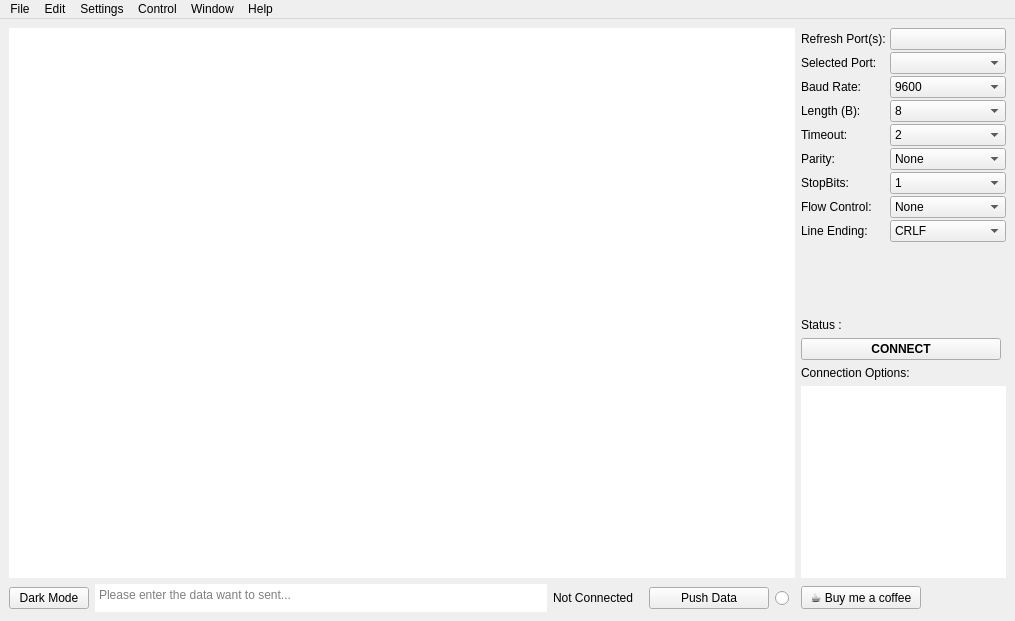
<?xml version="1.0" encoding="UTF-8"?>
<ui version="4.0">
 <class>main_window</class>
 <widget class="QMainWindow" name="main_window">
  <property name="geometry">
   <rect>
    <x>0</x>
    <y>0</y>
    <width>1015</width>
    <height>621</height>
   </rect>
  </property>
  <property name="sizePolicy">
   <sizepolicy hsizetype="Fixed" vsizetype="Fixed">
    <horstretch>0</horstretch>
    <verstretch>0</verstretch>
   </sizepolicy>
  </property>
  <property name="minimumSize">
   <size>
    <width>0</width>
    <height>0</height>
   </size>
  </property>
  <property name="maximumSize">
   <size>
    <width>9290</width>
    <height>4095</height>
   </size>
  </property>
  <property name="cursor">
   <cursorShape>ArrowCursor</cursorShape>
  </property>
  <property name="windowTitle">
   <string>AFCOM Client (A free COM port data transfer client)</string>
  </property>
  <property name="windowIcon">
   <iconset theme="applications-development"/>
  </property>
  <property name="windowOpacity">
   <double>1.000000000000000</double>
  </property>
  <property name="statusTip">
   <string>Mehmet Cagri Aksoy</string>
  </property>
  <property name="whatsThis">
   <string>Serial Communication Program Mehmet Cagri Aksoy</string>
  </property>
  <widget class="QWidget" name="centralwidget">
   <layout class="QGridLayout" name="gridLayout">
    <item row="0" column="0">
     <layout class="QGridLayout" name="gridLayout_2">
      <item row="2" column="0">
       <layout class="QHBoxLayout" name="horizontalLayout">
        <item>
         <widget class="QPushButton" name="nightMode_Button">
          <property name="maximumSize">
           <size>
            <width>80</width>
            <height>16777215</height>
           </size>
          </property>
          <property name="text">
           <string>Dark Mode</string>
          </property>
         </widget>
        </item>
        <item>
         <widget class="QTextEdit" name="send_data_text">
          <property name="sizePolicy">
           <sizepolicy hsizetype="Minimum" vsizetype="Minimum">
            <horstretch>0</horstretch>
            <verstretch>0</verstretch>
           </sizepolicy>
          </property>
          <property name="maximumSize">
           <size>
            <width>5000</width>
            <height>28</height>
           </size>
          </property>
          <property name="inputMethodHints">
           <set>Qt::InputMethodHint::ImhNone</set>
          </property>
          <property name="frameShape">
           <enum>QFrame::Shape::NoFrame</enum>
          </property>
          <property name="acceptRichText">
           <bool>false</bool>
          </property>
          <property name="placeholderText">
           <string>Please enter the data want to sent...</string>
          </property>
         </widget>
        </item>
        <item>
         <widget class="QLabel" name="status_label">
          <property name="sizePolicy">
           <sizepolicy hsizetype="Fixed" vsizetype="Preferred">
            <horstretch>0</horstretch>
            <verstretch>0</verstretch>
           </sizepolicy>
          </property>
          <property name="maximumSize">
           <size>
            <width>90</width>
            <height>20</height>
           </size>
          </property>
          <property name="font">
           <font>
            <family>Arial</family>
            <pointsize>9</pointsize>
            <bold>false</bold>
           </font>
          </property>
          <property name="styleSheet">
           <string notr="true"/>
          </property>
          <property name="text">
           <string>Not Connected</string>
          </property>
         </widget>
        </item>
        <item>
         <layout class="QHBoxLayout" name="horizontalLayout_2"/>
        </item>
        <item>
         <widget class="QPushButton" name="send_button">
          <property name="maximumSize">
           <size>
            <width>120</width>
            <height>16777215</height>
           </size>
          </property>
          <property name="text">
           <string>Push Data</string>
          </property>
          <property name="icon">
           <iconset theme="mail-send"/>
          </property>
         </widget>
        </item>
        <item>
         <widget class="QRadioButton" name="indicate_button">
          <property name="enabled">
           <bool>true</bool>
          </property>
          <property name="sizePolicy">
           <sizepolicy hsizetype="Fixed" vsizetype="Fixed">
            <horstretch>5</horstretch>
            <verstretch>5</verstretch>
           </sizepolicy>
          </property>
          <property name="minimumSize">
           <size>
            <width>20</width>
            <height>20</height>
           </size>
          </property>
          <property name="maximumSize">
           <size>
            <width>20</width>
            <height>20</height>
           </size>
          </property>
          <property name="font">
           <font>
            <kerning>false</kerning>
           </font>
          </property>
          <property name="text">
           <string/>
          </property>
          <property name="checkable">
           <bool>true</bool>
          </property>
         </widget>
        </item>
       </layout>
      </item>
      <item row="0" column="0">
       <widget class="QTextEdit" name="data_textEdit">
        <property name="autoFillBackground">
         <bool>false</bool>
        </property>
        <property name="frameShape">
         <enum>QFrame::Shape::NoFrame</enum>
        </property>
        <property name="frameShadow">
         <enum>QFrame::Shadow::Plain</enum>
        </property>
        <property name="autoFormatting">
         <set>QTextEdit::AutoFormattingFlag::AutoNone</set>
        </property>
        <property name="readOnly">
         <bool>true</bool>
        </property>
       </widget>
      </item>
      <item row="0" column="2">
       <layout class="QVBoxLayout" name="verticalLayout_config" stretch="2,0,0,0,0,0">
        <property name="spacing">
         <number>6</number>
        </property>
        <property name="sizeConstraint">
         <enum>QLayout::SizeConstraint::SetDefaultConstraint</enum>
        </property>
        <item>
         <layout class="QFormLayout" name="formLayout_config">
          <property name="labelAlignment">
           <set>Qt::AlignmentFlag::AlignLeading</set>
          </property>
          <property name="formAlignment">
           <set>Qt::AlignmentFlag::AlignLeading|Qt::AlignmentFlag::AlignLeft|Qt::AlignmentFlag::AlignTop</set>
          </property>
          <property name="horizontalSpacing">
           <number>4</number>
          </property>
          <property name="verticalSpacing">
           <number>2</number>
          </property>
          <item row="0" column="0">
           <widget class="QLabel" name="label_46">
            <property name="text">
             <string>Refresh Port(s):</string>
            </property>
           </widget>
          </item>
          <item row="0" column="1">
           <widget class="QPushButton" name="refresh_button">
            <property name="maximumSize">
             <size>
              <width>120</width>
              <height>16777215</height>
             </size>
            </property>
            <property name="text">
             <string/>
            </property>
            <property name="icon">
             <iconset theme="sync-synchronizing"/>
            </property>
           </widget>
          </item>
          <item row="1" column="0">
           <widget class="QLabel" name="label_22">
            <property name="text">
             <string>Selected Port:</string>
            </property>
           </widget>
          </item>
          <item row="1" column="1">
           <widget class="QComboBox" name="port_comboBox">
            <property name="maximumSize">
             <size>
              <width>120</width>
              <height>16777215</height>
             </size>
            </property>
           </widget>
          </item>
          <item row="2" column="0">
           <widget class="QLabel" name="label_25">
            <property name="text">
             <string>Baud Rate:</string>
            </property>
           </widget>
          </item>
          <item row="2" column="1">
           <widget class="QComboBox" name="baudrate_comboBox">
            <property name="maximumSize">
             <size>
              <width>120</width>
              <height>16777215</height>
             </size>
            </property>
            <item>
             <property name="text">
              <string>9600</string>
             </property>
            </item>
            <item>
             <property name="text">
              <string>57600</string>
             </property>
            </item>
            <item>
             <property name="text">
              <string>115200</string>
             </property>
            </item>
            <item>
             <property name="text">
              <string>110</string>
             </property>
            </item>
            <item>
             <property name="text">
              <string>300</string>
             </property>
            </item>
            <item>
             <property name="text">
              <string>1200</string>
             </property>
            </item>
            <item>
             <property name="text">
              <string>2400</string>
             </property>
            </item>
            <item>
             <property name="text">
              <string>4800</string>
             </property>
            </item>
            <item>
             <property name="text">
              <string>19200</string>
             </property>
            </item>
            <item>
             <property name="text">
              <string>38400</string>
             </property>
            </item>
           </widget>
          </item>
          <item row="3" column="0">
           <widget class="QLabel" name="label_26">
            <property name="text">
             <string>Length (B):</string>
            </property>
           </widget>
          </item>
          <item row="3" column="1">
           <widget class="QComboBox" name="len_comboBox">
            <property name="maximumSize">
             <size>
              <width>120</width>
              <height>16777215</height>
             </size>
            </property>
            <item>
             <property name="text">
              <string>8</string>
             </property>
            </item>
            <item>
             <property name="text">
              <string>7</string>
             </property>
            </item>
            <item>
             <property name="text">
              <string>6</string>
             </property>
            </item>
            <item>
             <property name="text">
              <string>5</string>
             </property>
            </item>
           </widget>
          </item>
          <item row="4" column="0">
           <widget class="QLabel" name="label_27">
            <property name="text">
             <string>Timeout:</string>
            </property>
           </widget>
          </item>
          <item row="4" column="1">
           <widget class="QComboBox" name="timeout_comboBox">
            <property name="maximumSize">
             <size>
              <width>120</width>
              <height>16777215</height>
             </size>
            </property>
            <item>
             <property name="text">
              <string>2</string>
             </property>
            </item>
            <item>
             <property name="text">
              <string>3</string>
             </property>
            </item>
            <item>
             <property name="text">
              <string>4</string>
             </property>
            </item>
            <item>
             <property name="text">
              <string>5</string>
             </property>
            </item>
            <item>
             <property name="text">
              <string>10</string>
             </property>
            </item>
            <item>
             <property name="text">
              <string>30</string>
             </property>
            </item>
            <item>
             <property name="text">
              <string>50</string>
             </property>
            </item>
            <item>
             <property name="text">
              <string>100</string>
             </property>
            </item>
           </widget>
          </item>
          <item row="5" column="0">
           <widget class="QLabel" name="label_28">
            <property name="text">
             <string>Parity:</string>
            </property>
           </widget>
          </item>
          <item row="5" column="1">
           <widget class="QComboBox" name="parity_comboBox">
            <property name="maximumSize">
             <size>
              <width>120</width>
              <height>16777215</height>
             </size>
            </property>
            <item>
             <property name="text">
              <string>None</string>
             </property>
            </item>
            <item>
             <property name="text">
              <string>Even</string>
             </property>
            </item>
            <item>
             <property name="text">
              <string>Odd</string>
             </property>
            </item>
            <item>
             <property name="text">
              <string>Mark</string>
             </property>
            </item>
            <item>
             <property name="text">
              <string>Space</string>
             </property>
            </item>
           </widget>
          </item>
          <item row="6" column="0">
           <widget class="QLabel" name="label_29">
            <property name="text">
             <string>StopBits:</string>
            </property>
           </widget>
          </item>
          <item row="6" column="1">
           <widget class="QComboBox" name="bit_comboBox">
            <property name="maximumSize">
             <size>
              <width>120</width>
              <height>16777215</height>
             </size>
            </property>
            <item>
             <property name="text">
              <string>1</string>
             </property>
            </item>
            <item>
             <property name="text">
              <string>1.5</string>
             </property>
            </item>
            <item>
             <property name="text">
              <string>2</string>
             </property>
            </item>
           </widget>
          </item>
          <item row="7" column="0">
           <widget class="QLabel" name="label_30">
            <property name="text">
             <string>Flow Control:</string>
            </property>
           </widget>
          </item>
          <item row="7" column="1">
           <widget class="QComboBox" name="flow_comboBox">
            <property name="maximumSize">
             <size>
              <width>120</width>
              <height>16777215</height>
             </size>
            </property>
            <item>
             <property name="text">
              <string>None</string>
             </property>
            </item>
            <item>
             <property name="text">
              <string>Xon/Xoff</string>
             </property>
            </item>
            <item>
             <property name="text">
              <string>RTS/CTS</string>
             </property>
            </item>
            <item>
             <property name="text">
              <string>DSR/DTR</string>
             </property>
            </item>
           </widget>
          </item>
          <item row="8" column="1">
           <widget class="QComboBox" name="lineEnd_comboBox">
            <property name="maximumSize">
             <size>
              <width>120</width>
              <height>16777215</height>
             </size>
            </property>
            <item>
             <property name="text">
              <string>CRLF</string>
             </property>
            </item>
            <item>
             <property name="text">
              <string>LF</string>
             </property>
            </item>
            <item>
             <property name="text">
              <string>CR</string>
             </property>
            </item>
            <item>
             <property name="text">
              <string>None</string>
             </property>
            </item>
           </widget>
          </item>
          <item row="8" column="0">
           <widget class="QLabel" name="label">
            <property name="text">
             <string>Line Ending:</string>
            </property>
           </widget>
          </item>
         </layout>
        </item>
        <item>
         <widget class="QLabel" name="label_9">
          <property name="font">
           <font>
            <family>Arial</family>
            <pointsize>9</pointsize>
            <bold>false</bold>
           </font>
          </property>
          <property name="text">
           <string>Status :</string>
          </property>
         </widget>
        </item>
        <item>
         <widget class="QPushButton" name="start_button">
          <property name="maximumSize">
           <size>
            <width>200</width>
            <height>16777215</height>
           </size>
          </property>
          <property name="font">
           <font>
            <pointsize>9</pointsize>
            <bold>true</bold>
           </font>
          </property>
          <property name="autoFillBackground">
           <bool>false</bool>
          </property>
          <property name="styleSheet">
           <string notr="true"/>
          </property>
          <property name="text">
           <string>CONNECT</string>
          </property>
         </widget>
        </item>
        <item>
         <widget class="QLabel" name="label_12">
          <property name="text">
           <string>Connection Options:</string>
          </property>
         </widget>
        </item>
        <item>
         <widget class="QTextEdit" name="options_textEdit">
          <property name="maximumSize">
           <size>
            <width>205</width>
            <height>16777215</height>
           </size>
          </property>
          <property name="mouseTracking">
           <bool>true</bool>
          </property>
          <property name="frameShape">
           <enum>QFrame::Shape::NoFrame</enum>
          </property>
          <property name="readOnly">
           <bool>true</bool>
          </property>
         </widget>
        </item>
        <item>
         <layout class="QHBoxLayout" name="horizontalLayout_5">
          <property name="spacing">
           <number>4</number>
          </property>
         </layout>
        </item>
       </layout>
      </item>
      <item row="2" column="2">
       <widget class="QPushButton" name="donateButton">
        <property name="maximumSize">
         <size>
          <width>120</width>
          <height>16777215</height>
         </size>
        </property>
        <property name="styleSheet">
         <string notr="true">p url(:/res/coffee.jpg);</string>
        </property>
        <property name="text">
         <string>☕ Buy me a coffee</string>
        </property>
       </widget>
      </item>
     </layout>
    </item>
   </layout>
  </widget>
  <widget class="QMenuBar" name="menuBar">
   <property name="geometry">
    <rect>
     <x>0</x>
     <y>0</y>
     <width>1015</width>
     <height>21</height>
    </rect>
   </property>
   <widget class="QMenu" name="menuFile">
    <property name="title">
     <string>File</string>
    </property>
    <addaction name="separator"/>
    <addaction name="actionNew"/>
    <addaction name="actionSave"/>
    <addaction name="actionSave_As"/>
    <addaction name="separator"/>
    <addaction name="actionExit"/>
   </widget>
   <widget class="QMenu" name="menuEdit">
    <property name="title">
     <string>Edit</string>
    </property>
    <addaction name="actionCopy"/>
    <addaction name="actionClear_Screen"/>
    <addaction name="separator"/>
    <addaction name="actionSelect_All"/>
   </widget>
   <widget class="QMenu" name="menuSetup">
    <property name="title">
     <string>Settings</string>
    </property>
    <addaction name="actionPreferences"/>
   </widget>
   <widget class="QMenu" name="menuControl">
    <property name="title">
     <string>Control</string>
    </property>
    <addaction name="actionReset_terminal"/>
    <addaction name="actionClear_Cache"/>
   </widget>
   <widget class="QMenu" name="menuHelp">
    <property name="title">
     <string>Help</string>
    </property>
    <addaction name="actionHelp_2"/>
    <addaction name="separator"/>
    <addaction name="actionAbout"/>
    <addaction name="actionCheck_for_updates"/>
   </widget>
   <widget class="QMenu" name="menuWindow">
    <property name="title">
     <string>Window</string>
    </property>
    <addaction name="actionBasic_View"/>
    <addaction name="actionAdvanced_View"/>
    <addaction name="separator"/>
   </widget>
   <addaction name="menuFile"/>
   <addaction name="menuEdit"/>
   <addaction name="menuSetup"/>
   <addaction name="menuControl"/>
   <addaction name="menuWindow"/>
   <addaction name="menuHelp"/>
  </widget>
  <action name="actionAna_Ekran">
   <property name="text">
    <string>Ana Ekran</string>
   </property>
  </action>
  <action name="actionHelp">
   <property name="text">
    <string>Help</string>
   </property>
  </action>
  <action name="actionAbout">
   <property name="text">
    <string>About</string>
   </property>
  </action>
  <action name="actionCheck_for_updates">
   <property name="text">
    <string>Check for Updates</string>
   </property>
  </action>
  <action name="actionReset_terminal">
   <property name="text">
    <string>Reset terminal</string>
   </property>
  </action>
  <action name="actionClear_Cache">
   <property name="text">
    <string>Clear Cache</string>
   </property>
  </action>
  <action name="actionExit">
   <property name="text">
    <string>Exit</string>
   </property>
  </action>
  <action name="actionNew">
   <property name="text">
    <string>New..</string>
   </property>
  </action>
  <action name="actionBasic_View">
   <property name="text">
    <string>Basic View</string>
   </property>
  </action>
  <action name="actionAdvanced_View">
   <property name="text">
    <string>Advanced View</string>
   </property>
  </action>
  <action name="actionPreferences">
   <property name="text">
    <string>Preferences..</string>
   </property>
  </action>
  <action name="actionMinimize">
   <property name="text">
    <string>Minimize</string>
   </property>
  </action>
  <action name="actionFull_Screen">
   <property name="text">
    <string>Full Screen</string>
   </property>
  </action>
  <action name="actionHelp_2">
   <property name="text">
    <string>Help</string>
   </property>
  </action>
  <action name="actionSave_As">
   <property name="text">
    <string>Save As..</string>
   </property>
  </action>
  <action name="actionSave">
   <property name="text">
    <string>Save</string>
   </property>
  </action>
  <action name="actionCopy">
   <property name="text">
    <string>Copy</string>
   </property>
  </action>
  <action name="actionClear_Screen">
   <property name="text">
    <string>Clear Screen</string>
   </property>
  </action>
  <action name="actionClear_Buffer">
   <property name="text">
    <string>Clear Buffer</string>
   </property>
  </action>
  <action name="actionSelect_All">
   <property name="text">
    <string>Select All</string>
   </property>
  </action>
  <action name="actionMinimize_All">
   <property name="text">
    <string>Minimize All</string>
   </property>
  </action>
  <action name="actionCascade">
   <property name="text">
    <string>Cascade</string>
   </property>
  </action>
  <action name="actionSide_by_Side">
   <property name="text">
    <string>Side by Side</string>
   </property>
  </action>
 </widget>
 <resources>
  <include location="resources.qrc"/>
 </resources>
 <connections/>
</ui>
